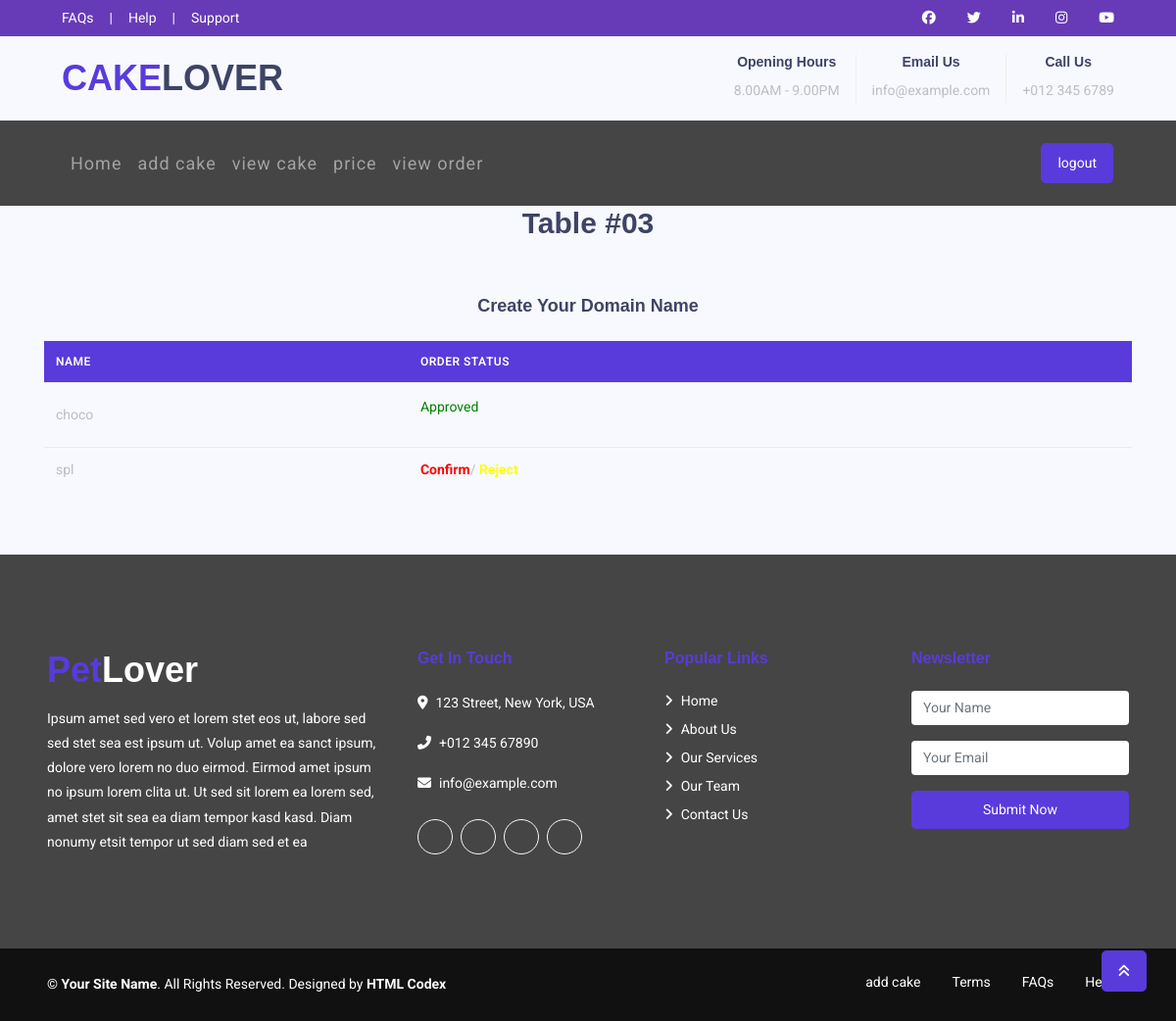
Page /view_cake_order on the committed database.
### cake_app/models.py (models this page shows)
class orderplaced(models.Model):
    customer = models.ForeignKey(customer, on_delete=models.CASCADE, null=True)
    title = models.CharField(max_length=100)
    price = models.FloatField()
    category = models.CharField(choices=CATEGORY_CHOICES, max_length=100)
    description = models.TextField()
    picture = models.ImageField()
    order_status = models.IntegerField(default=False)

### cake_app/views.py (the view)
# urls.py: path('view_cake_order', views.view_cake_order, name='view_cake_order'),
def view_cake_order(request):
    dataset = orderplaced.objects.all()
    context = {
        'data': dataset
    }
    return render(request, 'cake_maker/view_cake_order.html', context)

### cake_app/Templates/cake_maker/view_cake_order.html (shortened to what this page needs)
{% extends 'cake_maker/base.html' %}
{% load static %}
{% block content %}
<!doctype html>
<html lang="en">
  <head>
	<link rel="stylesheet" href="{% static 'view_chef/ttps://stackpath.bootstrapcdn.com/font-awesome/4.7.0/css/font-awesome.min.css' %}">
	<link rel="stylesheet" href="{% static 'view_chef/css/style.css' %}">
	</head>
	<body>
	<section class="ftco-section">
		<div class="container">
			<div class="row justify-content-center">
				<div class="col-md-6 text-center mb-5">
					<h2 class="heading-section">Table #03</h2>
				</div>
			</div>
			<div class="row">
				<div class="col-md-12">
					<h4 class="text-center mb-4">Create Your Domain Name</h4>
					<div class="table-wrap">
						<table class="table">
					    <thead class="thead-primary">
					      <tr>
					        <th>NAME</th>
					        <th>Order status</th>
					      </tr>
					    </thead>
					    <tbody>
						{% for i in data %}
					      <tr>
					        <td>{{i.title}}</td>
<td>{% if i.order_status == 0 %}
                 <a href="{% url 'confirm_order' i.id %}"><b style="color:red;">Confirm</b></a>/
                <a href="{% url 'rej_order' i.id %}"><b style="color:yellow;">Reject</b></a>
                {% elif i.order_status == 1 %}
                <p style="color:Green;">Approved</p>
                {% else %}
                <p>Order Rejected</p>
                {% endif %}
            </td>
					      </tr>
						{% endfor %}
					    </tbody>
					  </table>
					</div>
				</div>
			</div>
		</div>
	</section>
	</body>
</html>
 {% endblock content %}

### rows in the picture
orderplaced: title "choco", order_status "Approved"
orderplaced: title "spl", order_status "Confirm"
